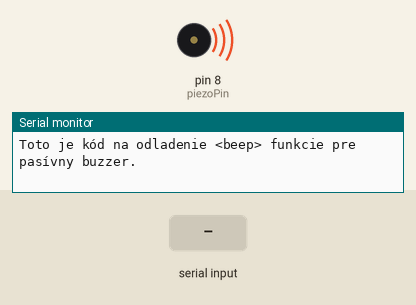
Bench run of a program on a simulated Arduino Nano, built with avr-gcc and run on an emulated ATmega328P. On the bench: buzzer (waves = sounding), the last lines printed to the serial monitor. Inputs (shaded band) come from the test bench.

Above: at 0.1 s.
At 1.3 s:
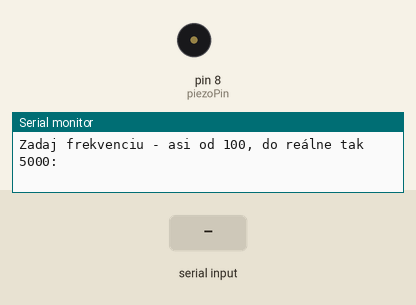
1.4 s: "90,45\n" received over Serial
4.0 s: "30,150\n" received over Serial
At 6.0 s:
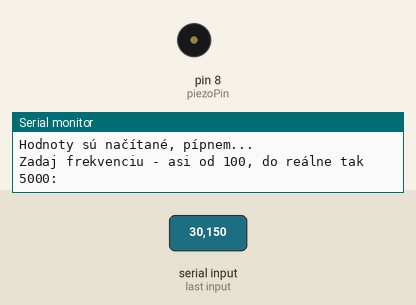
Timing chart, 0 to 7.5 s (numbered marks = the images above; inputs shaded):
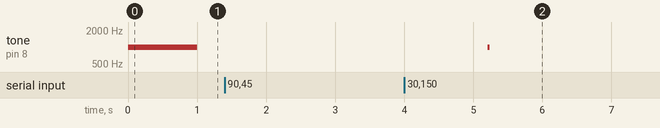

Measured:
- after the input at 4.0 s, tone on pin 8 (piezoPin): silent → 1000 Hz after 1.2 s, → silent 0.03 s later

The program:

main.cpp
```cpp
#include <Arduino.h>
//mini program na odladenie tónov pasívneho bzučiaka
// odoslaním prázdnych hodnôt sa zopakuje posledne zadanie pípnutie

//definuj piny a premenné
const int piezoPin = 8; // piezo element je pripojený na pine 8
int fr = 1000; // fr = frequency - základná frekvencia - 1kHz
int fr_alt = 1000; // pomocná premenná pre frekvenciu
int dr = 1000; // dr = duration - základná dĺžka tónu - 1 sekunda
int dr_alt = 1000; // pomocná pemenná pre dĺžku
String input; // reťazec znakov z inputu serial monitora
const int pause = 100; // ladenie funkčnosti serial komunikácie
// hodnota 100 je istota, 50 bolo málo...

void setup()
{
  Serial.begin(9600);
  tone(piezoPin, fr, dr); // pípni pri štarte
  // Serial print pomocou F šetri RAM ku !!
  Serial.println(F("Toto je kód na odladenie <beep> funkcie pre pasívny buzzer."));
  delay(pause); // po každom serial výpise mini pauza, inak sa to zasekávalo...
}

void read_fr()
// podprogram na načítanie frekvencie
{
  input = "";
  while (Serial.available())
  {
    fr_alt = fr;
    input = Serial.readString(); // načítaj data do reťazca
    fr = (input).toInt(); // prekonvertuj reťazec na (celé) číslo
    if (fr > 5000 || fr < 100)
    // kontrola vhodného rozsahu, nad 5000 to už nezvláda ten bzučiak...
    {
      fr = fr_alt;
      Serial.println(F("Hodnota mimo rozsah, zostáva pôvodná vhodná."));
      delay(pause);
    }
    Serial.print(F("Frekvencia tónu: "));
    Serial.println(fr);
    delay(pause);
    return;
  }
  delay(100);
  read_fr(); // cykluj tento podprogram kým nedostanem hodnoty
}

void read_dr()
// podprogram na načítanie dĺzky tónu, princíp ako ten pre frekvenciu
{
  input = "";
  while (Serial.available())
  {
    dr_alt = dr;
    input = Serial.readString();
    dr = (input).toInt();
    if (dr == 0)
    {
      dr = dr_alt;
      Serial.println(F("Nulová dĺžka, zostáva pôvodná hodnota."));
      delay(pause);
    }
    Serial.print(F("Dĺžka tónu: "));
    Serial.println(dr);
    delay(pause);
    return;
  }
  delay(100);
  read_dr();
}

void loop()
/*Tone needs 2 arguments, but can take three
    1) Pin#
    2) Frequency - this is in hertz (cycles per second) which determines the pitch of the noise made
    3) Duration - how long teh tone plays
  */
{
  Serial.println(F("Zadaj frekvenciu - asi od 100, do reálne tak 5000:"));
  delay(pause);
  read_fr(); // vykonaj podprogram na načítanie frekvenicie
  // z toho podprogramu sa vráti až po tom ako dostane hodnotu frekvencie !!
  Serial.println(F("Zadaj trvanie tónu - v milisekundách:"));
  delay(pause);
  read_dr(); // rovnako pre dĺžku tónu
  Serial.println(F("Hodnoty sú načítané, pípnem..."));
  delay(pause);
  tone(piezoPin, fr, dr); // samotný tón
  //  tone(piezoPin, 100, 500);
  delay(10);
}
```
